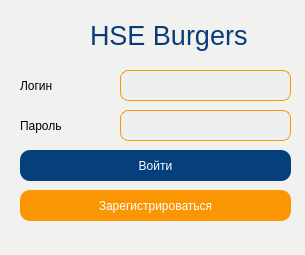
<?xml version="1.0" encoding="UTF-8"?>
<ui version="4.0">
 <class>LoginWindow</class>
 <widget class="QMainWindow" name="LoginWindow">
  <property name="geometry">
   <rect>
    <x>0</x>
    <y>0</y>
    <width>305</width>
    <height>255</height>
   </rect>
  </property>
  <property name="sizePolicy">
   <sizepolicy hsizetype="Fixed" vsizetype="Fixed">
    <horstretch>0</horstretch>
    <verstretch>0</verstretch>
   </sizepolicy>
  </property>
  <property name="minimumSize">
   <size>
    <width>305</width>
    <height>255</height>
   </size>
  </property>
  <property name="maximumSize">
   <size>
    <width>305</width>
    <height>255</height>
   </size>
  </property>
  <property name="windowTitle">
   <string>Авторизация в HSE Burgers</string>
  </property>
  <property name="autoFillBackground">
   <bool>false</bool>
  </property>
  <property name="styleSheet">
   <string notr="true">background-color: rgb(241,241,239);</string>
  </property>
  <widget class="QWidget" name="centralwidget">
   <widget class="QPushButton" name="btnLogin">
    <property name="geometry">
     <rect>
      <x>20</x>
      <y>150</y>
      <width>271</width>
      <height>31</height>
     </rect>
    </property>
    <property name="styleSheet">
     <string notr="true">background-color: rgb(5,64,124);
color: white;
border-radius: 10px;</string>
    </property>
    <property name="text">
     <string>Войти</string>
    </property>
   </widget>
   <widget class="QLabel" name="label">
    <property name="geometry">
     <rect>
      <x>20</x>
      <y>75</y>
      <width>81</width>
      <height>21</height>
     </rect>
    </property>
    <property name="text">
     <string>Логин</string>
    </property>
   </widget>
   <widget class="QLabel" name="label_2">
    <property name="geometry">
     <rect>
      <x>20</x>
      <y>115</y>
      <width>71</width>
      <height>21</height>
     </rect>
    </property>
    <property name="text">
     <string>Пароль</string>
    </property>
   </widget>
   <widget class="QLineEdit" name="txtLogin">
    <property name="geometry">
     <rect>
      <x>120</x>
      <y>70</y>
      <width>171</width>
      <height>31</height>
     </rect>
    </property>
    <property name="styleSheet">
     <string notr="true">QLineEdit {
    border: 1px solid rgb(250,150,4);
    border-radius: 8px;
 background-color: rgb(238,240,239);
    color: black;
    font-size: 14px;
}

QLineEdit:focus {
    border: 2px solid darkred;
    background-color: #f9f9f9;
}

QLineEdit::placeholder {
    color: #888888;
}</string>
    </property>
   </widget>
   <widget class="QLineEdit" name="txtPassword">
    <property name="geometry">
     <rect>
      <x>120</x>
      <y>110</y>
      <width>171</width>
      <height>31</height>
     </rect>
    </property>
    <property name="styleSheet">
     <string notr="true">QLineEdit {
    border: 1px solid rgb(250,150,4);
    border-radius: 8px;
 background-color: rgb(238,240,239);
    color: black;
    font-size: 14px;
}

QLineEdit:focus {
    border: 2px solid darkred;
    background-color: #f9f9f9;
}

QLineEdit::placeholder {
    color: #888888;
}</string>
    </property>
    <property name="echoMode">
     <enum>QLineEdit::EchoMode::Password</enum>
    </property>
   </widget>
   <widget class="QPushButton" name="btnRegister">
    <property name="geometry">
     <rect>
      <x>20</x>
      <y>190</y>
      <width>271</width>
      <height>31</height>
     </rect>
    </property>
    <property name="styleSheet">
     <string notr="true">background-color: rgb(250,150,4);
color: white;
border-radius: 10px;</string>
    </property>
    <property name="text">
     <string>Зарегистрироваться</string>
    </property>
   </widget>
   <widget class="QLabel" name="label_3">
    <property name="geometry">
     <rect>
      <x>90</x>
      <y>20</y>
      <width>161</width>
      <height>31</height>
     </rect>
    </property>
    <property name="font">
     <font>
      <pointsize>20</pointsize>
     </font>
    </property>
    <property name="styleSheet">
     <string notr="true">color: #0b3b79;</string>
    </property>
    <property name="text">
     <string>HSE Burgers</string>
    </property>
   </widget>
  </widget>
  <widget class="QMenuBar" name="menubar">
   <property name="geometry">
    <rect>
     <x>0</x>
     <y>0</y>
     <width>305</width>
     <height>18</height>
    </rect>
   </property>
  </widget>
  <widget class="QStatusBar" name="statusbar"/>
 </widget>
 <resources/>
 <connections/>
</ui>
